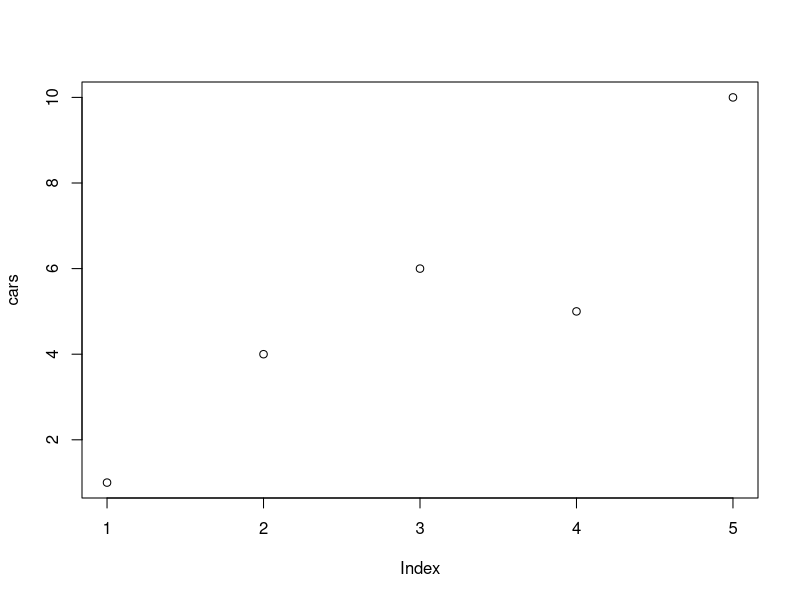
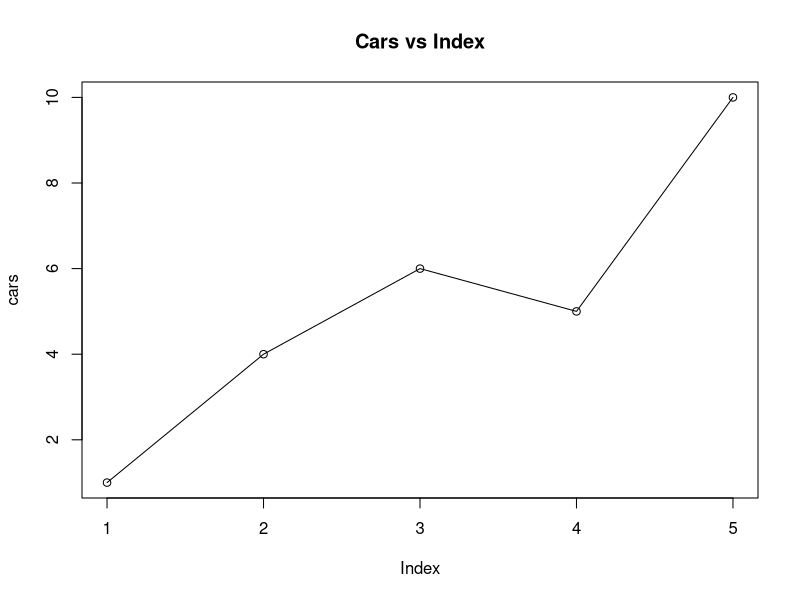
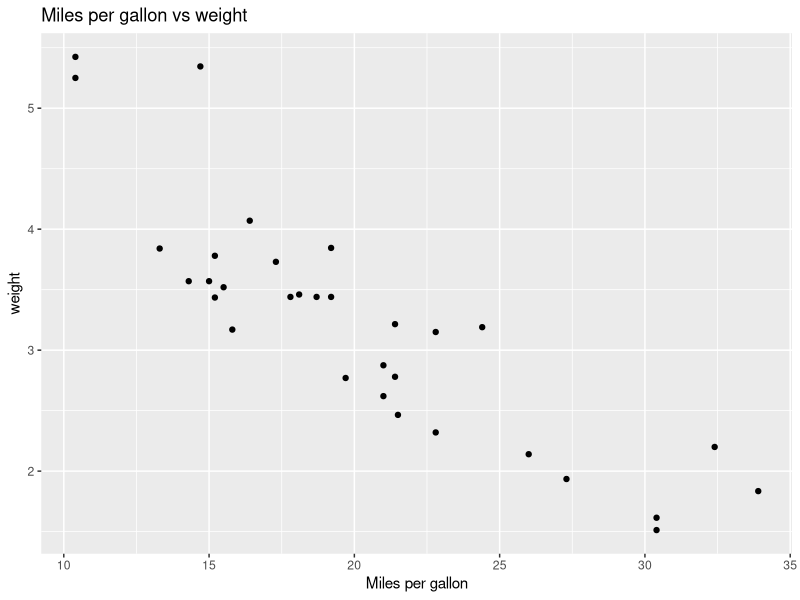

Reproduce these figures in R, in order.
library (datasets)
data(iris)
View(iris)

unique(iris$Species)

cars <- c(1,4,6,5,10)
plot(cars)
plot(cars, type="o")
title(main="Cars vs Index")

install.packages("ggplot2")
library(ggplot2)
ggplot(mtcars, aes(x=mpg, y=wt)) + geom_point() + ggtitle("Miles per gallon vs weight") + labs(y="weight",x="Miles per gallon")

